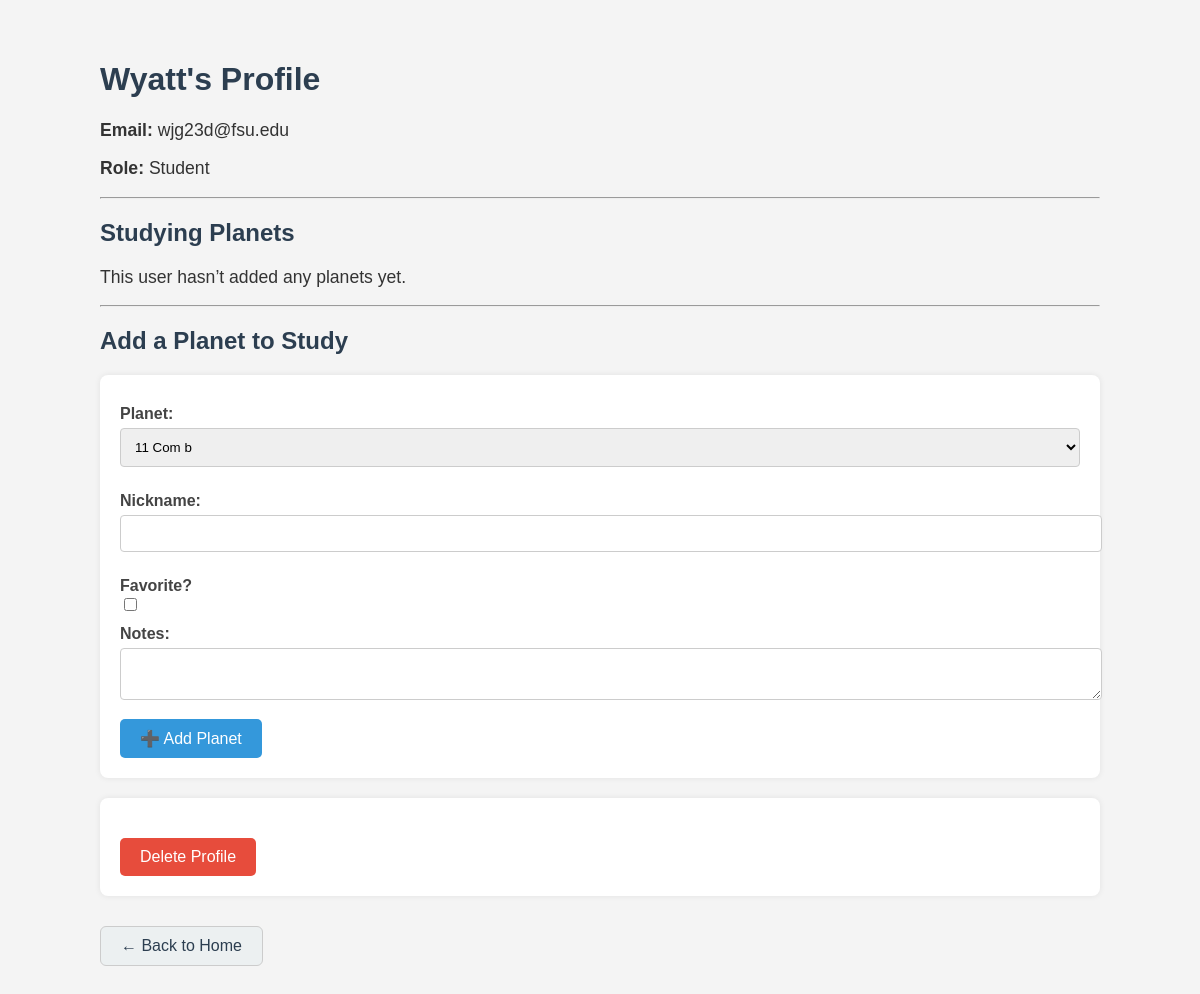
The page /profile/Wyatt on the database its author committed.
### app/models.py (models this page shows)
class User(db.Model):
    user_id = db.Column(db.Integer, primary_key=True) # User id – Primary key (Integer)
    username = db.Column(db.String(50), unique=True, nullable=False) # Username – unique username (String)
    email = db.Column(db.String(100), unique=True, nullable=False) # Email – unique email address (String)
    role = db.Column(db.String(20), nullable=False)  # store "student" or "researcher"
    studying = db.relationship('UserPlanet', backref='user', lazy=True) # Relationship to UserPlanet table

### app/routes.py (the view)
@main.route('/profile/<username>')
def profile(username):
    user = User.query.filter_by(username=username).first_or_404()
    planets = Planet.query.order_by(Planet.name).limit(200).all()
    return render_template('profile.html', user=user, planets=planets)

### app/templates/profile.html (shortened to what this page needs)
<!DOCTYPE html>
<html>
<head>
</head>
<body>
    <h1>{{ user.username }}'s Profile</h1>
    <p><strong>Email:</strong> {{ user.email }}</p>
    <p><strong>Role:</strong> {{ user.role|capitalize }}</p>
    <hr>
    <h2>Studying Planets</h2>
    {% if user.studying %}
        <table>
            <thead>
                <tr>
                    <th>Name</th>
                    <th>Nickname</th>
                    <th>Mass</th>
                    <th>Radius</th>
                    <th>Orbital Period</th>
                    <th>Temp (°C)</th>
                    <th>Favorite</th>
                    <th>Notes</th>
                    <th>Actions</th>
                </tr>
            </thead>
            <tbody>
                {% for study in user.studying %}
                    <tr>
                        <td>{{ study.planet.name }}</td>
                        <td>{{ study.nickname or '—' }}</td>
                        <td>{{ study.planet.mass or 'N/A' }}</td>
                        <td>{{ study.planet.radius or 'N/A' }}</td>
                        <td>{{ study.planet.orbital_period or 'N/A' }}</td>
                        <td>{{ study.planet.surface_temperature or 'N/A' }}</td>
                        <td>{{ '⭐' if study.favorite else '—' }}</td>
                        <td>{{ study.notes or '—' }}</td>
                        <td class="action-buttons">
                            <div style="display: flex; gap: 13px; justify-content: center;">
                                <form action="{{ url_for('main.remove_study', study_id=study.id) }}" method="post">
                                    <button type="submit" style="background-color: #e74c3c;">Remove</button>
                                </form>
                                <a href="{{ url_for('main.edit_study', study_id=study.id) }}">
                                    <button type="button">Edit</button>
                                </a>
                            </div>
                        </td>
                    </tr>
                {% endfor %}
            </tbody>
        </table>
    {% else %}
        <p>This user hasn’t added any planets yet.</p>
    {% endif %}
    <hr>
    <h2>Add a Planet to Study</h2>
    <form method="POST" action="{{ url_for('main.add_planet', username=user.username) }}">
        <label>Planet:</label>
        <select name="planet_id" required>
            {% for planet in planets %}
                <option value="{{ planet.planet_id }}">{{ planet.name }}</option>
            {% endfor %}
        </select>
        <label>Nickname:</label>
        <input type="text" name="nickname">
        <label>Favorite?</label>
        <input type="checkbox" name="favorite">
        <label>Notes:</label>
        <textarea name="notes"></textarea>
        <button type="submit">➕ Add Planet</button>
    </form>
    <form action="{{ url_for('main.confirm_delete_user', username=user.username) }}" method="get">
        <button class="delete-btn" type="submit">Delete Profile</button>
    </form>
    <a href="/" class="back-link">← Back to Home</a>
</body>
</html>

### app/templates/profile.html (style rules this page uses)
body { font-family: Arial, sans-serif; padding: 40px; background-color: #f4f4f4; max-width: 1000px; margin: auto; }
h1, h2 { color: #2c3e50; }
p { font-size: 1.1em; color: #333; }
form { margin-top: 20px; background-color: #fff; padding: 20px; border-radius: 8px; box-shadow: 0 0 6px rgba(0, 0, 0, 0.08); }
label { font-weight: bold; display: block; margin-top: 10px; color: #444; }
select, input[type="text"], textarea { width: 100%; padding: 10px; margin-top: 5px; margin-bottom: 15px; border-radius: 4px; border: 1px solid #ccc; }
button { background-color: #3498db; color: white; padding: 10px 20px; border: none; border-radius: 5px; cursor: pointer; font-size: 1em; margin-right: 10px; }
.delete-btn { background-color: #e74c3c; margin-top: 20px; }
.back-link { display: inline-block; margin-top: 30px; text-decoration: none; padding: 10px 20px; border: 1px solid #ccc; background-color: #ecf0f1; color: #2c3e50; border-radius: 6px; }

### rows shown on the page
User: username "Wyatt", email "wjg23d@fsu.edu", role "Student"

### other values the page prints
form field planet_id "11 Com b"
